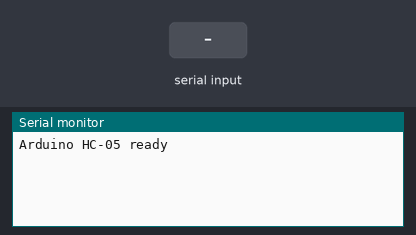
A sketch run on a simulated Arduino Uno, built with avr-gcc and run on an emulated ATmega328P. Shown: the last lines printed to the serial monitor. Inputs (shaded band) come from the test bench.

Above: at 1.2 s.
1.3 s: "1" received over the second serial link
At 2.3 s:
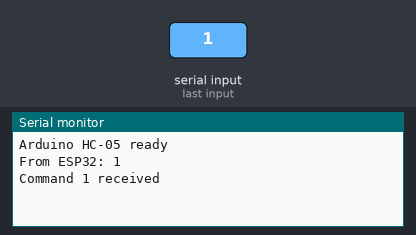
2.8 s: "0" received over the second serial link
At 4.1 s:
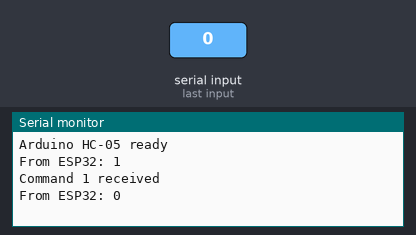

The sketch:

ardSide.ino
```cpp
#include <SoftwareSerial.h>

SoftwareSerial BT(10, 11); // RX, TX

void setup() {
  Serial.begin(9600);
  BT.begin(9600);

  Serial.println("Arduino HC-05 ready");
}

void loop() {
  if (BT.available()) {
    char c = BT.read();
    Serial.print("From ESP32: ");
    Serial.println(c);

    if (c == '1') {
      Serial.println("Command 1 received");
      BT.println("Arduino received 1");
    }
  }

  if (Serial.available()) {
    char c = Serial.read();
    BT.write(c);
  }
}
```

Measured:
- after the input at 1.3 s, the serial monitor: prints a new line at once (image 1)
- after the input at 2.8 s, the serial monitor: prints a new line at once (image 2)
